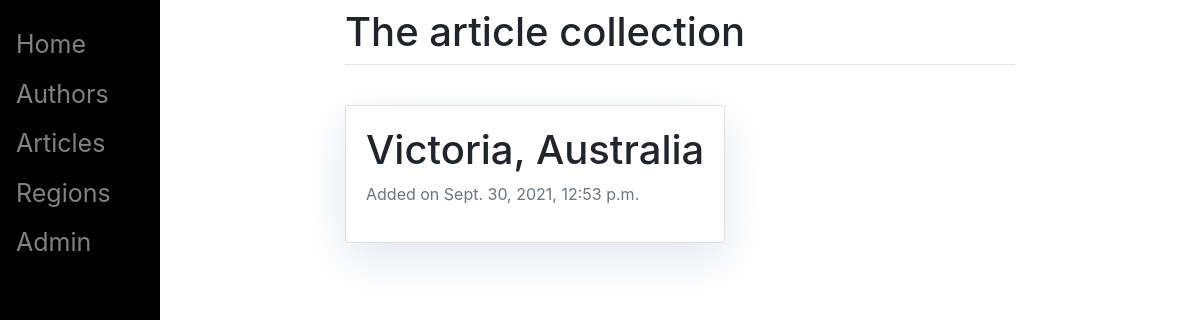
The app's page /regions/australia-victoria/ with its own data.
### playground/models.py (models this page shows, shortened)
class Region(models.Model):
    country_options = sorted([(country.name,country.name) for country in countries])
    country = models.CharField(max_length= 200, choices = country_options)
    town = models.CharField(max_length=100)
    added = models.DateTimeField(auto_now_add = True)
    slug = models.SlugField(unique = True, null = False, blank = True)
    class Meta:
        ordering = ['-added']

### playground/views.py (the view)
# urls.py: path('regions/<slug:slug>/', views.RegionDetail.as_view() , name = "region_detail"),
class RegionDetail(generic.DetailView):
    model = Region
    template_name = 'region/region_detail.html'

### playground/templates/region/region_detail.html
{% extends 'base.html' %} {% block content %}
<div class="container">
    <div class="row">
        <div class="col-md-20 card mb-4  mt-3 left  top">
        <div class="card-body">
            <h1>{% block title %}{{ region.town }}, {{ region.country }} {% endblock title %}</h1>
            <p class="text-muted">Added on {{ region.added }}</p>
        </div>
        </div>
    </div>
</div>
{% endblock content %}

### playground/templates/base.html (style rules this page uses)
body { font-family: "Roboto", sans-serif; font-size: 18px; background-color: #fdfdfd; }
.card { box-shadow: 0 16px 48px #E3E7EB; }

### records on screen
Region: town "Victoria", country "Australia", added "Sept. 30, 2021, 12:53 p.m."
